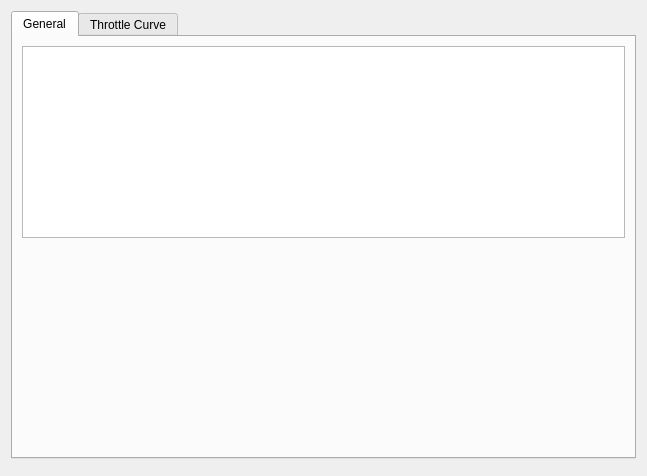
<?xml version="1.0" encoding="UTF-8"?>
<ui version="4.0">
 <class>PageAppNunchuk</class>
 <widget class="QWidget" name="PageAppNunchuk">
  <property name="geometry">
   <rect>
    <x>0</x>
    <y>0</y>
    <width>647</width>
    <height>476</height>
   </rect>
  </property>
  <property name="windowTitle">
   <string>Form</string>
  </property>
  <layout class="QVBoxLayout" name="verticalLayout">
   <item>
    <widget class="QTabWidget" name="tabWidget">
     <property name="currentIndex">
      <number>0</number>
     </property>
     <widget class="QWidget" name="tab">
      <attribute name="title">
       <string>General</string>
      </attribute>
      <layout class="QVBoxLayout" name="verticalLayout_2">
       <item>
        <widget class="ParamTable" name="generalTab"/>
       </item>
       <item>
        <widget class="DisplayPercentage" name="display" native="true">
         <property name="tape" stdset="0">
          <bool>true</bool>
         </property>
         <property name="minimumSize">
          <size>
           <width>0</width>
           <height>34</height>
          </size>
         </property>
        </widget>
       </item>
       <item>
        <spacer name="generalSpacer">
         <property name="orientation">
          <enum>Qt::Vertical</enum>
         </property>
         <property name="sizeHint" stdset="0">
          <size>
           <width>0</width>
           <height>0</height>
          </size>
         </property>
        </spacer>
       </item>
      </layout>
     </widget>
     <widget class="QWidget" name="tab_2">
      <attribute name="title">
       <string>Throttle Curve</string>
      </attribute>
      <layout class="QVBoxLayout" name="verticalLayout_3">
       <item>
        <widget class="ParamTable" name="throttleCurveTab"/>
       </item>
       <item>
        <widget class="QFrame" name="throttlePlotFrame">
         <property name="well" stdset="0">
          <bool>true</bool>
         </property>
         <layout class="QVBoxLayout" name="throttlePlotFrameLayout">
          <property name="leftMargin">
           <number>4</number>
          </property>
          <property name="topMargin">
           <number>4</number>
          </property>
          <property name="rightMargin">
           <number>4</number>
          </property>
          <property name="bottomMargin">
           <number>4</number>
          </property>
          <item>
           <widget class="QCustomPlot" name="throttlePlot" native="true">
            <property name="sizePolicy">
             <sizepolicy hsizetype="Preferred" vsizetype="MinimumExpanding">
              <horstretch>0</horstretch>
              <verstretch>0</verstretch>
             </sizepolicy>
            </property>
           </widget>
          </item>
         </layout>
        </widget>
       </item>
      </layout>
     </widget>
    </widget>
   </item>
   <item>
    <widget class="NrfPair" name="nrfPair" native="true"/>
   </item>
  </layout>
 </widget>
 <customwidgets>
  <customwidget>
   <class>ParamTable</class>
   <extends>QTableWidget</extends>
   <header>widgets/paramtable.h</header>
  </customwidget>
  <customwidget>
   <class>QCustomPlot</class>
   <extends>QWidget</extends>
   <header>widgets/qcustomplot.h</header>
   <container>1</container>
  </customwidget>
  <customwidget>
   <class>DisplayPercentage</class>
   <extends>QWidget</extends>
   <header>widgets/displaypercentage.h</header>
   <container>1</container>
  </customwidget>
  <customwidget>
   <class>NrfPair</class>
   <extends>QWidget</extends>
   <header>widgets/nrfpair.h</header>
   <container>1</container>
  </customwidget>
 </customwidgets>
 <resources/>
 <connections/>
</ui>
